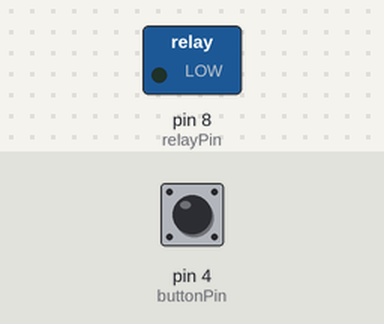
The sketch below on a simulated Arduino Uno, built with avr-gcc and run on an emulated ATmega328P. On the bench: switched loads named in the sketch (green lamp = pin HIGH). The inputs (shaded band) are chosen by the test bench; at power-on: pin 4 (buttonPin) LOW.

Above: at 1.2 s.
1.3 s: pin 4 (buttonPin) pulled HIGH for 0.15 s
At 1.37 s:
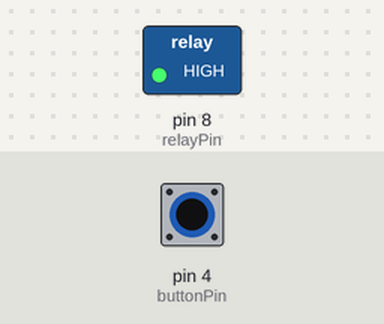
2.9 s: pin 4 (buttonPin) pulled HIGH for 3.2 s
At 6.6 s:
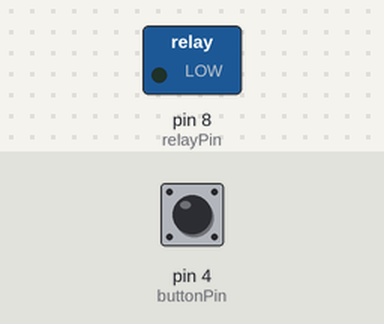
Timing chart, 0 to 8.1 s (numbered marks = the images above; inputs shaded):
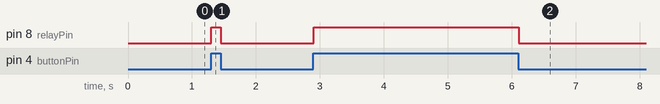

The sketch:

Grove_Relay.ino
```cpp
// Demo for Grove - Starter Kit V2.0

// Uses the Grove - Button to control the Grove - Relay.
// When the button is pressed, the relay will be in the "closed" position.
// Connect the Grove - Button to the socket marked D4
// Connect the Grove - Relay to D8

// Define the pins to which the button and relay are attached.
const int buttonPin = 4;
const int relayPin =  8;

void setup()
{
    // Configure the relay's pin for output signals.
    pinMode(relayPin, OUTPUT);

    // Configure the button's pin for input signals.
    pinMode(buttonPin, INPUT);
}

void loop()
{
    // Read the state of the button.
    int buttonState = digitalRead(buttonPin);

    // If the button is pressed, activate (close) the relay.
    if (buttonState == 1)
    {
        digitalWrite(relayPin, HIGH);
    }
    else
    {
        digitalWrite(relayPin, LOW);
    }
    delay(10);
}
```

Measured:
- after the input at 1.3 s, pin 8 (relayPin): LOW → HIGH at once, → LOW 0.15 s later
- after the input at 2.9 s, pin 8 (relayPin): LOW → HIGH at once, → LOW 3.2 s later
